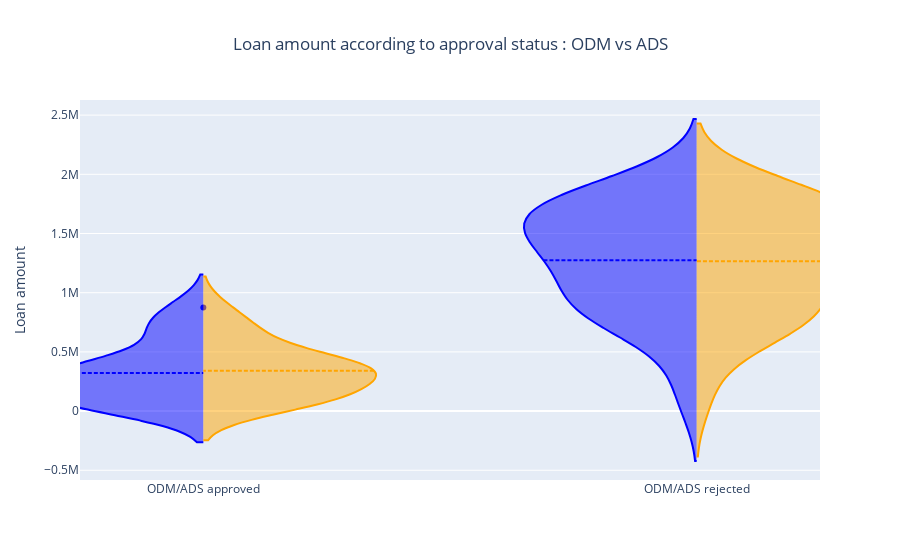

The cell this chart's notebook holds for it:
### Code cell
subplot_titles = ['ODM/ADS approved', 'ODM/ADS rejected']
select_decision_approval_status = [select_approved_decision_odm, select_rejected_decision_odm, select_approved_decision_ads, select_rejected_decision_ads]
datasink =[datasink_odm, datasink_ads]

fig = go.Figure()
for idx in range(0,2):
    fig.add_trace(go.Violin(#x=df['day'][ df['smoker'] == 'Yes' ],
                        y=datasink_odm.query(select_decision_approval_status[idx])[get_decision_amount_odm],
                        name=subplot_titles[idx],
                        legendgroup=subplot_titles[idx], scalegroup=subplot_titles[idx],
                        side='negative',
                        line_color='blue')
                )
    fig.add_trace(go.Violin(y=datasink_ads.query(select_decision_approval_status[idx+2])[get_decision_amount_ads],
                            name=subplot_titles[idx],
                            legendgroup=subplot_titles[idx], scalegroup=subplot_titles[idx],
                            side='positive',
                            line_color='orange')
                )

fig.update_traces(meanline_visible=True)
fig.update_layout(violingap=0, violinmode='overlay')
fig.update_yaxes(title_text='Loan amount')

fig.update_layout(
    barmode='stack', 
    showlegend=False,
    title={'text': f"Loan amount according to approval status : ODM vs ADS",
          'x':0.5,
          'xanchor': 'center'
    })
fig.show()

### Figure 1 — Plotly figure (JSON) as saved in the notebook; plotly's stock layout.template omitted (floating-point values rounded to 4 significant figures)
{"data": [{"legendgroup": "ODM/ADS approved", "line": {"color": "blue"}, "meanline": {"visible": true}, "name": "ODM/ADS approved", "scalegroup": "ODM/ADS approved", "side": "negative", "type": "violin", "y": [424711, 78014, 307589, 103722, 357678, 116884, 874420, 135578, 277071, 715861, 286946, 16073, 378476, 85131, 656721]}, {"legendgroup": "ODM/ADS approved", "line": {"color": "orange"}, "meanline": {"visible": true}, "name": "ODM/ADS approved", "scalegroup": "ODM/ADS approved", "side": "positive", "type": "violin", "y": [424711, 78014, 307589, 103722, 357678, 116884, 874420, 135578, 277071, 715861, 286946, 16073, 378476, 85131, 676043, 188865, 419501, 365027, 482599, 317480, 568281]}, {"legendgroup": "ODM/ADS rejected", "line": {"color": "blue"}, "meanline": {"visible": true}, "name": "ODM/ADS rejected", "scalegroup": "ODM/ADS rejected", "side": "negative", "type": "violin", "y": [783440, 1787385, 1733494, 1350004, 1210944, 902185, 1724869, 1436739, 1020754, 63800, 1050339, 898085, 687502, 1809936, 950430, 1884774, 633400, 318885, 786937, 1543906, 1320116, 1981792, 1185839, 1726687, 1555481, 1568197, 1568734, 1367437, 1775006, 1045307, 1330334, 1680416, 1385261, 818698, 1698942]}, {"legendgroup": "ODM/ADS rejected", "line": {"color": "orange"}, "meanline": {"visible": true}, "name": "ODM/ADS rejected", "scalegroup": "ODM/ADS rejected", "side": "positive", "type": "violin", "y": [783440, 1787385, 1733494, 1350004, 1210944, 902185, 1724869, 1436739, 1020754, 63800, 1050339, 898085, 687502, 1809936, 950430, 1884774, 633400, 318885, 786937, 1543906, 1320116, 1981792, 1185839, 1726687, 1555481, 1568197, 1568734, 1367437, 1775006, 1045307, 1330334, 1680416, 1385261, 656721, 818698, 1698942, 1274472, 1670191, 1979341, 1548218, 1872916, 1369778, 566086, 604086, 876768, 927551, 1176676, 1518613, 1368495]}], "layout": {"autosize": true, "barmode": "stack", "showlegend": false, "title": {"text": "Loan amount according to approval status : ODM vs ADS", "x": 0.5, "xanchor": "center"}, "violingap": 0, "violinmode": "overlay", "xaxis": {"autorange": true, "range": [-0.25, 1.25], "type": "category"}, "yaxis": {"autorange": true, "range": [-582100.0, 2628000.0], "title": {"text": "Loan amount"}, "type": "linear"}}}
